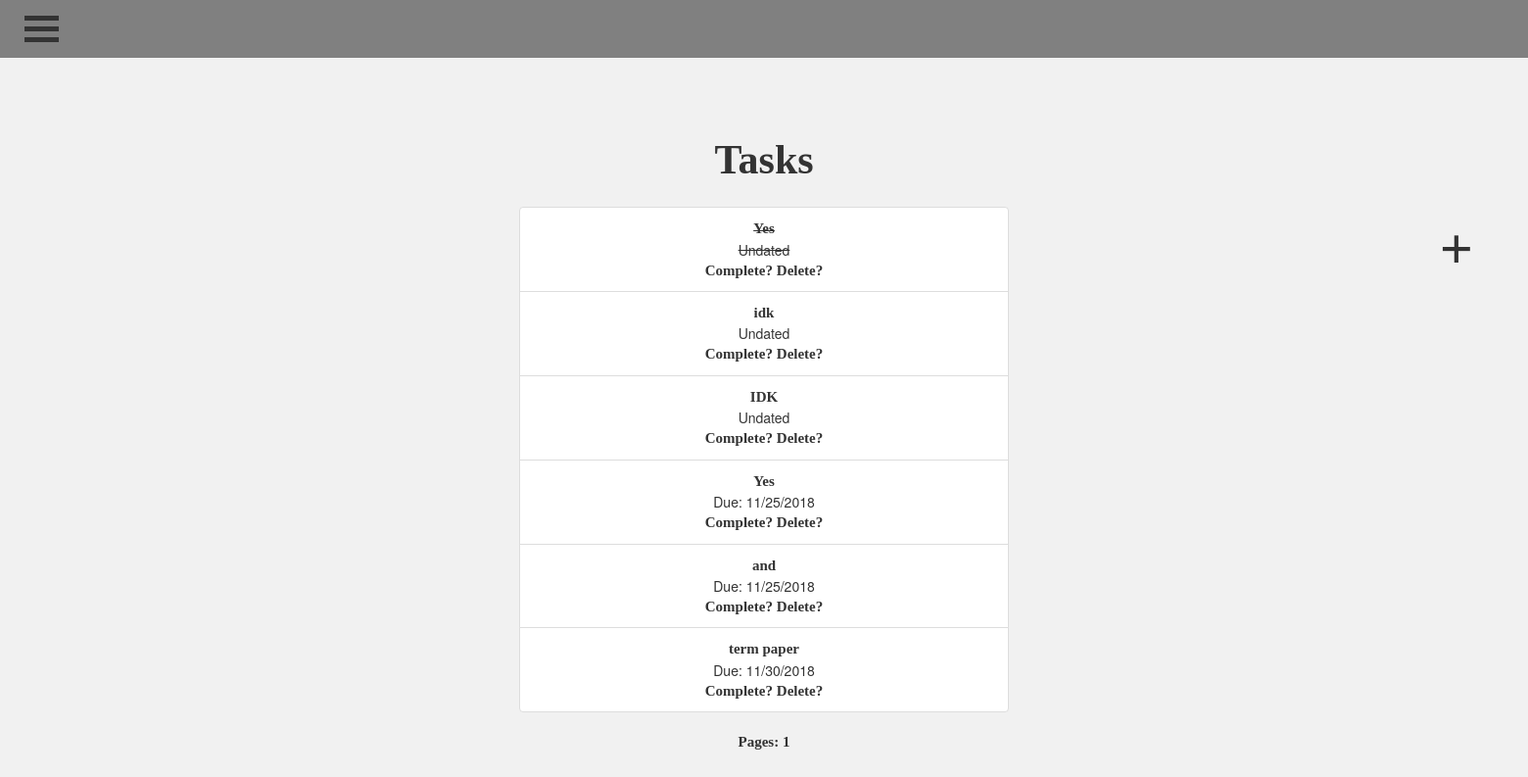
The app's page /todo_list (signed in), older data.
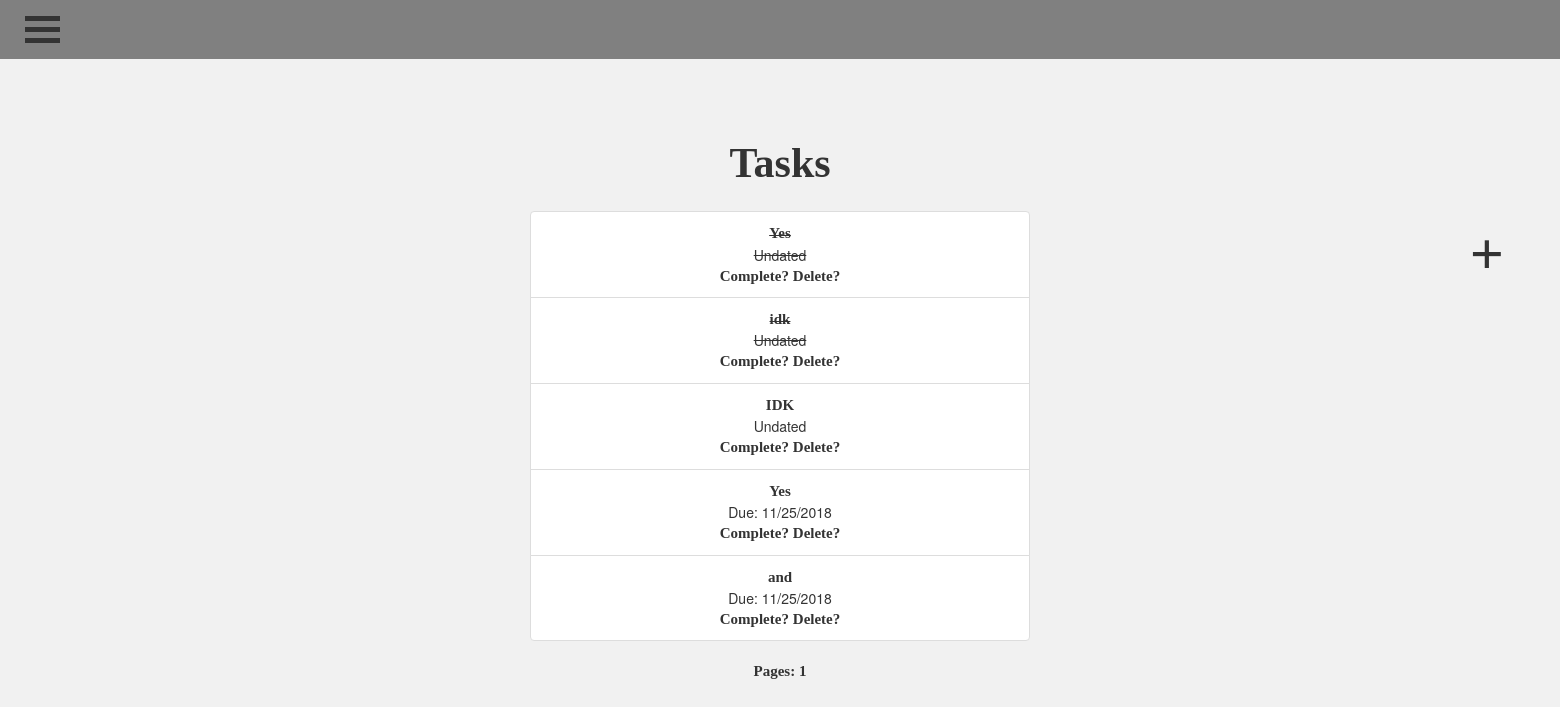
The same page, newer data.
### Application/models.py (models this page shows)
class Task(db.Model):
	id = db.Column(db.Integer, primary_key=True)
	title = db.Column(db.String(20))
	description = db.Column(db.String(200))
	complete = db.Column(db.Boolean, nullable=False, default=False)
	due = db.Column(db.DateTime, nullable=True)
	user = db.Column(db.Integer, db.ForeignKey('user.id'), nullable=False)

### Application/routes.py (the view)
@application.route('/todo_list')
@login_required
def ToDoList():
	page = request.args.get('page', 1, type=int)
	tasks = Task.query.filter_by(author=current_user)\
	.order_by(Task.due.asc())\
	.paginate(page=page, per_page=10)
	return render_template('/todo_list.html', title='ToDoList', tasks=tasks, user=current_user)

### Application/models.py (called while the page is built)
@login_manager.user_loader # loads in user
def load_user(user_id):
	return User.query.get(int(user_id))

### Application/templates/todo_list.html
{% extends "layout.html" %}
{% block content %}
<div align="center" id="main">
    <div class="row">
    <div class="col-sm">
	    <h2>Tasks</h2>
    </div>
    <div class="col-sm" style="padding-top: 15px;">
	<form method='GET' action ='/task/new'><button href="/task/new" class="addButton" style="float: right; ">+</button></form>
    </div>
    </div>
        <div class="list-group-flush" id="tasks">
		{% for task in tasks.items %}
            <div class="list-group-item list-group-item-primary">
			{% if task.complete %}
                <div style="text-decoration: line-through;">
			{% else %}
                <div style="text-decoration: none;">
			{% endif %}
			<a href="{{ url_for('view', task_id=task.id )}}" target="_blank">{{ task.title }}</a><br>
			{% if task.due != None %}
				Due: {{ task.due.month|string+'/'+task.due.day|string+'/'+ task.due.year|string }}<br>
			{% else %}
				Undated<br>
			{% endif %}
            </div>
			<a href="/task/{{ task.id }}/complete">Complete?</a>
			<a href="/task/{{ task.id }}/delete">Delete?</a>
            </div>
		{% endfor %}
         </div><br>
	<p>
		Pages:
			{% if page_num %}
				{% for page_num in tasks.iter_pages(left_edge=1, right_edge=1, left_current=1, right_current=2) %}
					{% if tasks.page == page_num %}
						<a href="{{ url_for('ToDoList', page=page_num) }}" style="font-weight: bold;">{{ page_num }}</a>
					{% else %}
						<a href="{{ url_for('ToDoList', page=page_num) }}">{{ page_num }}</a>
					{% endif %}
				{% endfor %}
			{% else %}
				<a href="{{ url_for('ToDoList', page=1) }}" style="font-weight: bold;">1</a>
			{% endif %}
	</p>
</div>
{% endblock content %}

### Application/templates/layout.html (shortened to what this page needs)
<!DOCTYPE html>
<html>
<head>
    <link rel="stylesheet" href="https://maxcdn.bootstrapcdn.com/bootstrap/3.3.7/css/bootstrap.min.css">
	<link rel="stylesheet" media="screen" href="https://fontlibrary.org/face/now" type="text/css"/>
    <link rel="stylesheet" media="screen" href="{{url_for('static', filename='style.css') }}" type="text/css"/>
</head>
<body>
    <div>
	<div class="dropdown" onclick="openNav(this)">
		<button class="open-btn">
			<div class="container">
  				<div class="bar1"></div>
  				<div class="bar2"></div>
  				<div class="bar3"></div>
			</div>
		</button>
    </div>
	</div>
	<br><br><br><br><br><br>
   	{% block content %}{% endblock %}
</body>
</html>

### Application/static/style.css (style rules this page uses)
.list-group-flush { width: 500px; }
.row { padding-left: 45px; padding-right: 45px; background-clip: content-box; }
h2 { font-family: 'Now'; font-weight: bold; font-size: 42px; text-align: center; color: #333; }
p { font-family: 'Now'; font-weight: bold; font-style: normal; font-size: 15px; color: #333; }
a { font-family: 'Now'; font-weight: bold; font-style: normal; font-size: 15px; color: #333; }
body { background-color: #f1f1f1; background-position: center; height: 600px; }
.addButton { background-color: Transparent; background-repeat:no-repeat; border: none; cursor:pointer; overflow: hidden; font-size: 60px; position: absolute; right: 50px; height: 60px; }
form { font-family: 'Now'; font-weight: bold; color: #333333; }
.open-btn { background-color: transparent; padding: 10px; font-size: 20px; border: none; transition: 0.5s ease; z-index: 1; padding-right: 300%; }
.dropdown { position: absolute; display: inline-block; }
.container { display: inline-block; cursor: pointer; float: right; }
.bar1, .bar2, .bar3 { width: 35px; height: 5px; background-color: #333; margin: 6px 0; transition: 0.4s; }

Row changes from the older to the newer data that the page shows:
removed Task: title "term paper", due.month "11/30/2018"
changed Task "idk": complete False → True (drawn)
